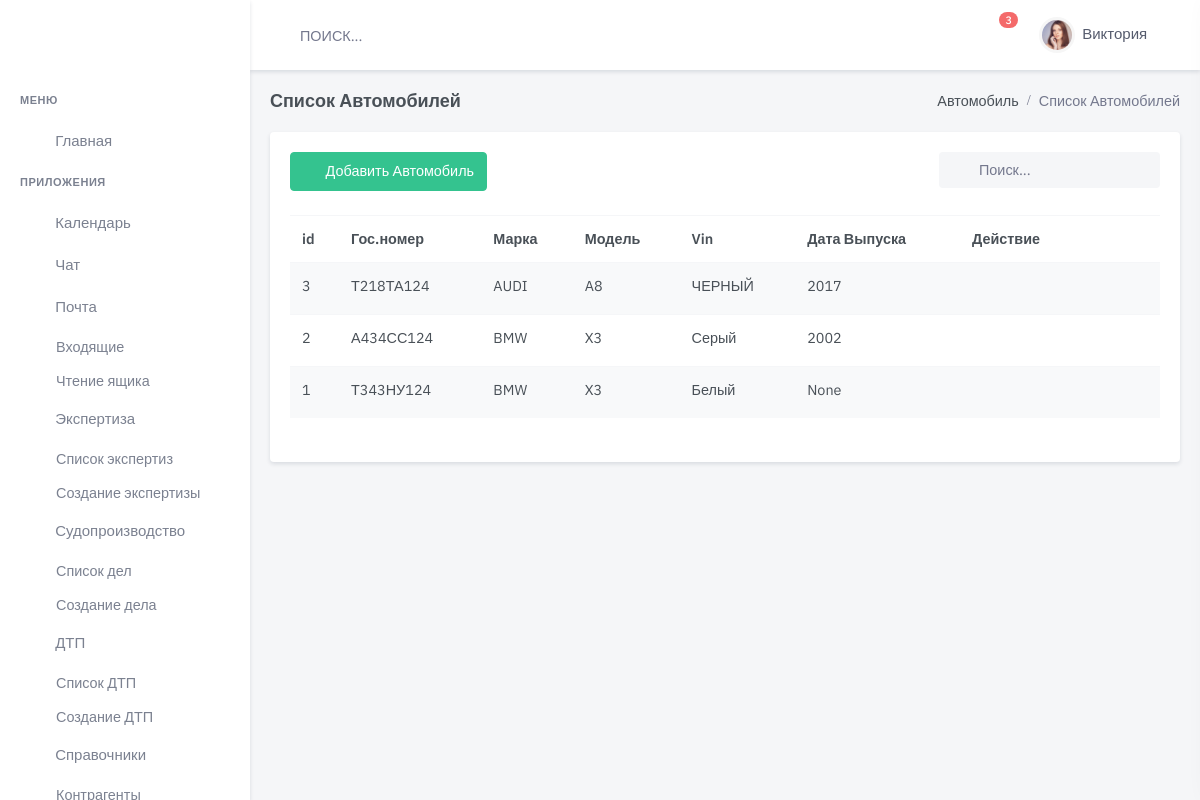
Screenshot of /auto/ with the database file from the repository.
### auto/models.py (models this page shows, shortened)
class Car(models.Model):
    model = models.ForeignKey(
        Model, blank=True,
        on_delete=models.CASCADE,
        related_name='model',
        null=True,
        verbose_name='Модель '
    )
    marka = models.ForeignKey(
        Brend,
        blank=True,
        on_delete=models.CASCADE,
        related_name='marka',
        null=True,
        verbose_name='Марка '
    )
    number = models.CharField(
        max_length=24,
        blank=True,
        null=True,
        default=None,
        verbose_name='Гос.номер '
    )
    color = models.CharField(
        max_length=24,
        blank=True,
        null=True,
        default=None,
        verbose_name='Цвет')
    date_made = models.PositiveSmallIntegerField(
        blank=True,
        null=True,
        verbose_name='Год выпуска'
    )
    sts_s = models.CharField(
        max_length=4,
        blank=True,
        null=True,
        default=None,
        verbose_name='Серия СТС'
    )
    sts_n = models.CharField(
        max_length=11,
        blank=True,
        null=True,
        default=None,
        verbose_name='Номер СТС')
    sts_date = models.DateField(
        blank=True,
        null=True,
        default=None,
        verbose_name='Дата выдачи СТС'
    )
    pts_s = models.CharField(
        max_length=4,
        blank=True,
        null=True,
        default=None,
        verbose_name='Серия ПТС'
    )
    pts_n = models.CharField(
        max_length=11,
        blank=True,
        null=True,
        default=None,
        verbose_name='Номер ПТС'
    )
    pts_date = models.DateField(
        blank=True,
        null=True,
        default=None,
        verbose_name='Дата выдачи ПТС'
    )
    vin = models.CharField(
        max_length=24,
        blank=True,
        null=True,
        default=None,
        verbose_name='VIN номер')
    driver = models.CharField(
        max_length=24,
        blank=True,
        null=True,
        default=None,
        verbose_name='Сделать ссылку на клиента ')
    Comment = models.CharField(
        max_length=500,
        blank=True, null=True,
        default=None,
        verbose_name='Комментарий'
    )
    is_active = models.BooleanField(default=True)
    created = models.DateTimeField(auto_now_add=True, auto_now=False)
    updated = models.DateTimeField(auto_now_add=False, auto_now=True)
    class Meta:
        verbose_name = "Транспортное средство  "
        verbose_name_plural = "Транспортные средства"
        ordering = ['-created']

class Brend(models.Model):
    name = models.CharField(
        max_length=30,
        blank=True,
        null=True,
        default=None,
        verbose_name='Марка ТС ')
    is_active = models.BooleanField(default=True)
    created = models.DateTimeField(auto_now_add=True, auto_now=False)
    updated = models.DateTimeField(auto_now_add=False, auto_now=True)
    def __str__(self):
        return self.name
    class Meta:
        verbose_name = "Марка ТС"
        verbose_name_plural = "Марки ТС"

class Model(models.Model):
    name = models.CharField(
        max_length=30,
        blank=True,
        null=True,
        default=None,
        verbose_name='Модель ТС '
    )
    brand_auto = models.ForeignKey(
        Brend,
        on_delete=models.CASCADE,
        verbose_name='Марка Авто'
    )
    is_active = models.BooleanField(default=True)
    created = models.DateTimeField(auto_now_add=True, auto_now=False)
    updated = models.DateTimeField(auto_now_add=False, auto_now=True)
    def __str__(self):
        return '{}'.format(self.name)
    class Meta:
        db_table = 'automarket_target_model'
    ordering = ['brand_auto', 'name']
    verbose_name = "Модель ТС"
    verbose_name_plural = "Модель ТС"

### auto/views.py (the view)
# urls.py: path('', auto_list, name='auto-list'),
def auto_list(request):
    auto = Car.objects.all()
    return render(request, 'dist/handbk/auto/auto-list.html', {'results': auto})

### templates/dist/handbk/auto/auto-list.html (shortened to what this page needs)
{% extends 'dist/index.html' %}
{% load static %}
{% block content %}
  <div class="main-content">
    <div class="page-content">
      <div class="container-fluid">
        <div class="row">
          <div class="col-12">
            <div class="page-title-box d-flex align-items-center justify-content-between">
              <h4 class="mb-0">Список Автомобилей</h4>
              <div class="page-title-right">
                <ol class="breadcrumb m-0">
                  <li class="breadcrumb-item"><a href="javascript: void(0);">Автомобиль</a></li>
                  <li class="breadcrumb-item active">Список Автомобилей</li>
                </ol>
              </div>
            </div>
          </div>
        </div>
        <div class="row">
          <div class="col-lg-12">
            <div class="card">
              <div class="card-body">
                <div class="row mb-2">
                  <div class="col-md-6">
                    <div class="mb-3">
                      <a href="{% url 'auto-new' %}" class="btn btn-success waves-effect waves-light">
                        <i class="mdi mdi-plus me-2"></i> Добавить Автомобиль</a>
                    </div>
                  </div>
                  <div class="col-md-6">
                    <div class="form-inline float-md-end mb-3">
                      <div class="search-box ms-2">
                        <div class="position-relative">
                          <form>
                            <input name="find" type="text" id="find" onclick="this.select();"
                                   class="form-control rounded bg-light border-0" placeholder="Поиск...">
                          </form>
                        </div>
                      </div>
                    </div>
                  </div>
                </div>
                <div class="table-responsive mb-4">
                  <table class="table table-striped table-nowrap mb-0">
                    <thead>
                    <tr>
                      <th scope="col">id</th>
                      <th scope="col">Гос.номер</th>
                      <th scope="col">Марка</th>
                      <th scope="col">Модель</th>
                      <th scope="col">Vin</th>
                      <th scope="col">Дата Выпуска</th>
                      <th scope="col" style="width: 200px;">Действие</th>
                    </tr>
                    </thead>
                    <tbody>
                    {% for item in results %}
                      <tr>
                        <td>
                          <a href="/auto/edit/{{ item.id }}/" class="text-body">{{ item.id }}</a>
                        </td>
                        <td>
                          <a href="/auto/edit/{{ item.id }}/" class="text-body">{{ item.number }}</a>
                        </td>
                        <td>{{ item.marka }}</td>
                        <td>{{ item.model }}</td>
                        <td>{{ item.color }}</td>
                        <td>{{ item.date_made }}</td>
                        <td>
                          <ul class="list-inline mb-0">
                            <li class="list-inline-item">
                              <a href="javascript:void(0);" class="px-2 text-danger"></a>
                            </li>
                            <li class="list-inline-item dropdown">
                              <a class="text-muted dropdown-toggle font-size-18 px-2" href="#"
                                 role="button"
                                 data-bs-toggle="dropdown" aria-haspopup="true">
                              </a>
                            </li>
                          </ul>
                        </td>
                      </tr>
                    {% endfor %}
                    </tbody>
                  </table>
                </div>
              </div>
            </div>
          </div>
        </div>
      </div>
    </div>
  </div>
{% endblock content %}

### rows the page displays
Car: id "3", number "Т218ТА124", marka "AUDI", model "A8", color "ЧЕРНЫЙ", date_made "2017"
Car: id "2", number "А434СС124", marka "BMW", model "X3", color "Серый", date_made "2002"
Car: id "1", number "Т343НУ124", marka "BMW", model "X3", color "Белый", date_made "None"
